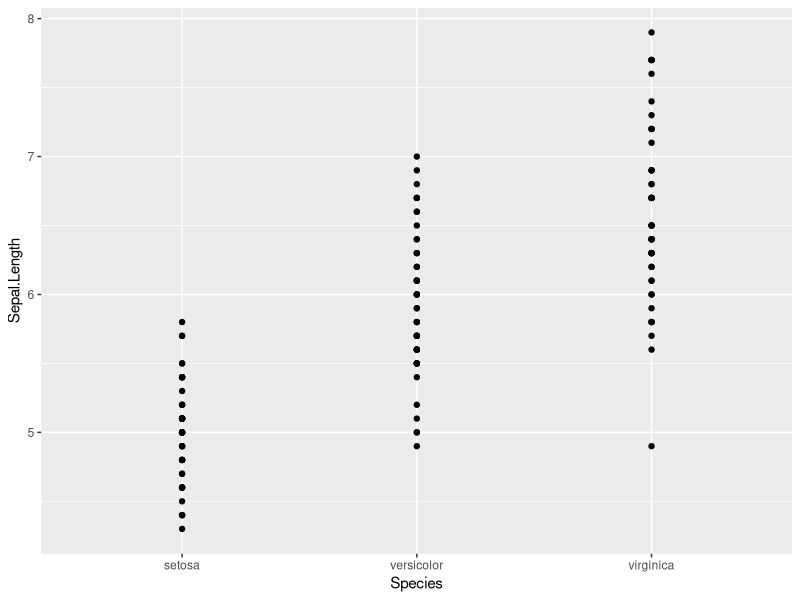

Reproduce this figure in R.
## ---- chunk 1
    #this is a comment
    library(ggplot2)

    ggplot(data = iris, aes(x = Species, y = Sepal.Length)) +
      geom_point()
## ---- chunk 2

